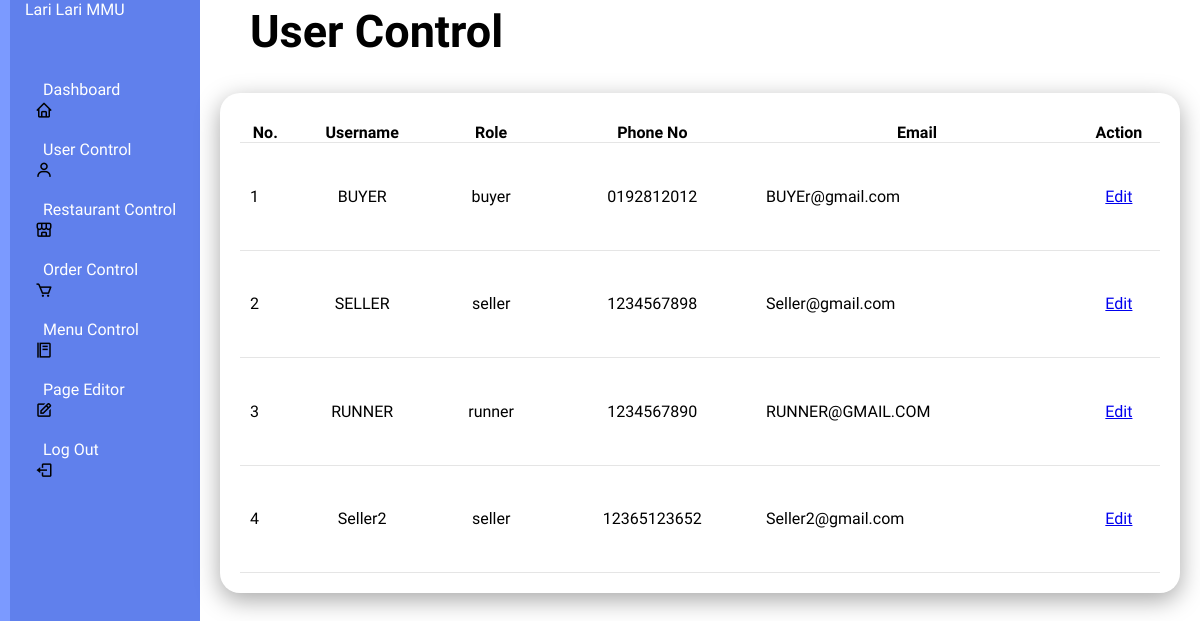
/usercontrol, run on the app's committed database.
### tables this page shows
CREATE TABLE users (
            id INTEGER PRIMARY KEY AUTOINCREMENT,
            name TEXT NOT NULL,
            email UNIQUE NOT NULL,
            username UNIQUE NOT NULL,
            password TEXT NOT NULL,
            role TEXT NOT NULL,
            phone_no UNIQUE NOT NULL
        );

### app.py (the view)
@app.route('/usercontrol')
def user_control():
    conn = get_db_connection()
    users = conn.execute('SELECT * FROM users').fetchall()
    conn.close()
    return render_template('usercontrol.html', users=users)

### app.py (called while the page is built)
def get_db_connection():
    con = sqlite3.connect("database.db")
    con.row_factory = sqlite3.Row
    return con

### templates/usercontrol.html (shortened to what this page needs)
<!DOCTYPE html>
<html lang="en">
<head>
    <link rel="stylesheet" type="text/css" href="../static/style(admin2).css">
    <link rel="stylesheet" href="https://unpkg.com/boxicons@latest/css/boxicons.min.css">
        <link href="https://cdn.jsdelivr.net/npm/remixicon@4.3.0/fonts/remixicon.css" rel="stylesheet"/>
        <link rel="stylesheet" href="https://unpkg.com/aos@next/dist/aos.css" />
</head>
</head>
<body>
    <div class="admincontainer">
        <div class="navbar">
            <ul>
                <li><a href="#">Lari Lari MMU</a></li>
                <li><i class='bx bx-home'></i><a href="/admin">Dashboard</a></li>
                <li><i class='bx bx-user'></i><a href="/usercontrol">User Control</a></li>
                <li><i class='bx bx-store-alt'></i><a href="/restaurantcontrol">Restaurant Control</a></li>
                <li><i class='bx bx-cart'></i><a href="/ordercontrol">Order Control</a></li>
                <li><i class='bx bx-food-menu'></i><a href="/menucontrol">Menu Control</a></li>
                <li><i class='bx bx-edit'></i><a href="/pageEditor">Page Editor</a></li>
                <li><i class='bx bx-log-out'></i><a href="/logout">Log Out</a></li>
            </ul>
        </div>
    </div>
    <div class="admin-main">
        <div class="admin-header">
            <h2>User Control</h2>
        </div>
        <div class="admin-table">
            <div class="table-body">
                <table>
                    <thead>
                        <tr>
                            <th>No.</th>
                            <th>Username</th>
                            <th>Role</th>
                            <th>Phone No</th>
                            <th>Email</th>
                            <th>Action</th>
                        </tr>
                    </thead>
                    <tbody>
                        {% for user in users %}
                        <tr>
                            <td>{{ user.id }}</td>
                            <td>{{ user.username }}</td>
                            <td>{{ user.role }}</td>
                            <td>{{ user.phone_no }}</td>
                            <td>{{ user.email }}</td>
                            <td>
                                <a href="{{ url_for('edit_user', user_id=user.id) }}">Edit</a>
                            </td>
                        </tr>
                        {% endfor %}
                    </tbody>
                </table>
            </div>
        </div>
    </div>
</body>
</html>

### static/style(admin2).css (style rules this page uses)
* { padding: 0; margin: 0; box-sizing: border-box; font-family: "Protest Guerrilla", sans-serif; }
.admincontainer { position: relative; width: 100%; }
.navbar { position: fixed; width: 200px; height: 100%; background:#6080ec; border-left: 10px solid #7b9aff; transition: 0.5s; overflow: hidden; }
.navbar ul { position: absolute; top: 0; left: 0; width: 100%; }
.navbar ul li { display:flex; align-items: center; justify-content: center; position: relative; width: 100%; list-style: none; border-top-left-radius: 30px; border-bottom-left-radius: 30px; border-top-right-radius: 5px; border-bottom-right-radius: 5px; }
.navbar ul li:nth-child(1) { margin-bottom: 20px; pointer-events: none; }
.navbar ul li a { display: flex; align-items: center; position: relative; display: block; width: 100%; height: 60px; padding: 0 15px; text-decoration: none; color: white; }
.navbar i { position: relative; left: 25px; font-size: 18px; text-align: center; }
.admin-main { position: relative; width: calc(100% - 200px); left: 200px; min-height: 100vh; background-color: white; transition: 0.5s; }
.admin-header { position: relative; margin: 0 30px; padding: 5px 20px; justify-content: center; align-items: center; font-size: 30px; }
.admin-table { position: relative; width: 100%; padding: 20px; display: grid; width: 100%; grid-gap: 20px; margin-top: 10px; }
.admin-table .table-body { position: relative; display: grid; min-height: 500px; background: white; padding: 20px; box-shadow: 0 7px 25px rgba(0,0,0,0.35); border-radius: 20px; }
.admin-table table { width: auto; border-collapse: collapse; margin-top: 10px; }
.admin-table .table-body table tr { color: black; border-bottom: 1px solid rgba(0,0,0,0.1); }
.admin-table .table-body table tr td { padding: 10px; }
.admin-table .table-body table tr td:last-child { text-align: end; }
.admin-table .table-body table tr td:nth-child(2) { text-align: center; }
.admin-table .table-body table tr td:nth-child(3) { text-align: center; }
.admin-table .table-body table tr td:nth-child(4) { text-align: center; }
.admin-table .table-body table tr td:nth-child(6) { text-align: center; }

### data on the page
users: id "1", username "BUYER", role "buyer", phone_no "0192812012", email "BUYEr@gmail.com"
users: id "2", username "SELLER", role "seller", phone_no "1234567898", email "Seller@gmail.com"
users: id "3", username "RUNNER", role "runner", phone_no "1234567890", email "RUNNER@GMAIL.COM"
users: id "4", username "Seller2", role "seller", phone_no "12365123652", email "Seller2@gmail.com"
